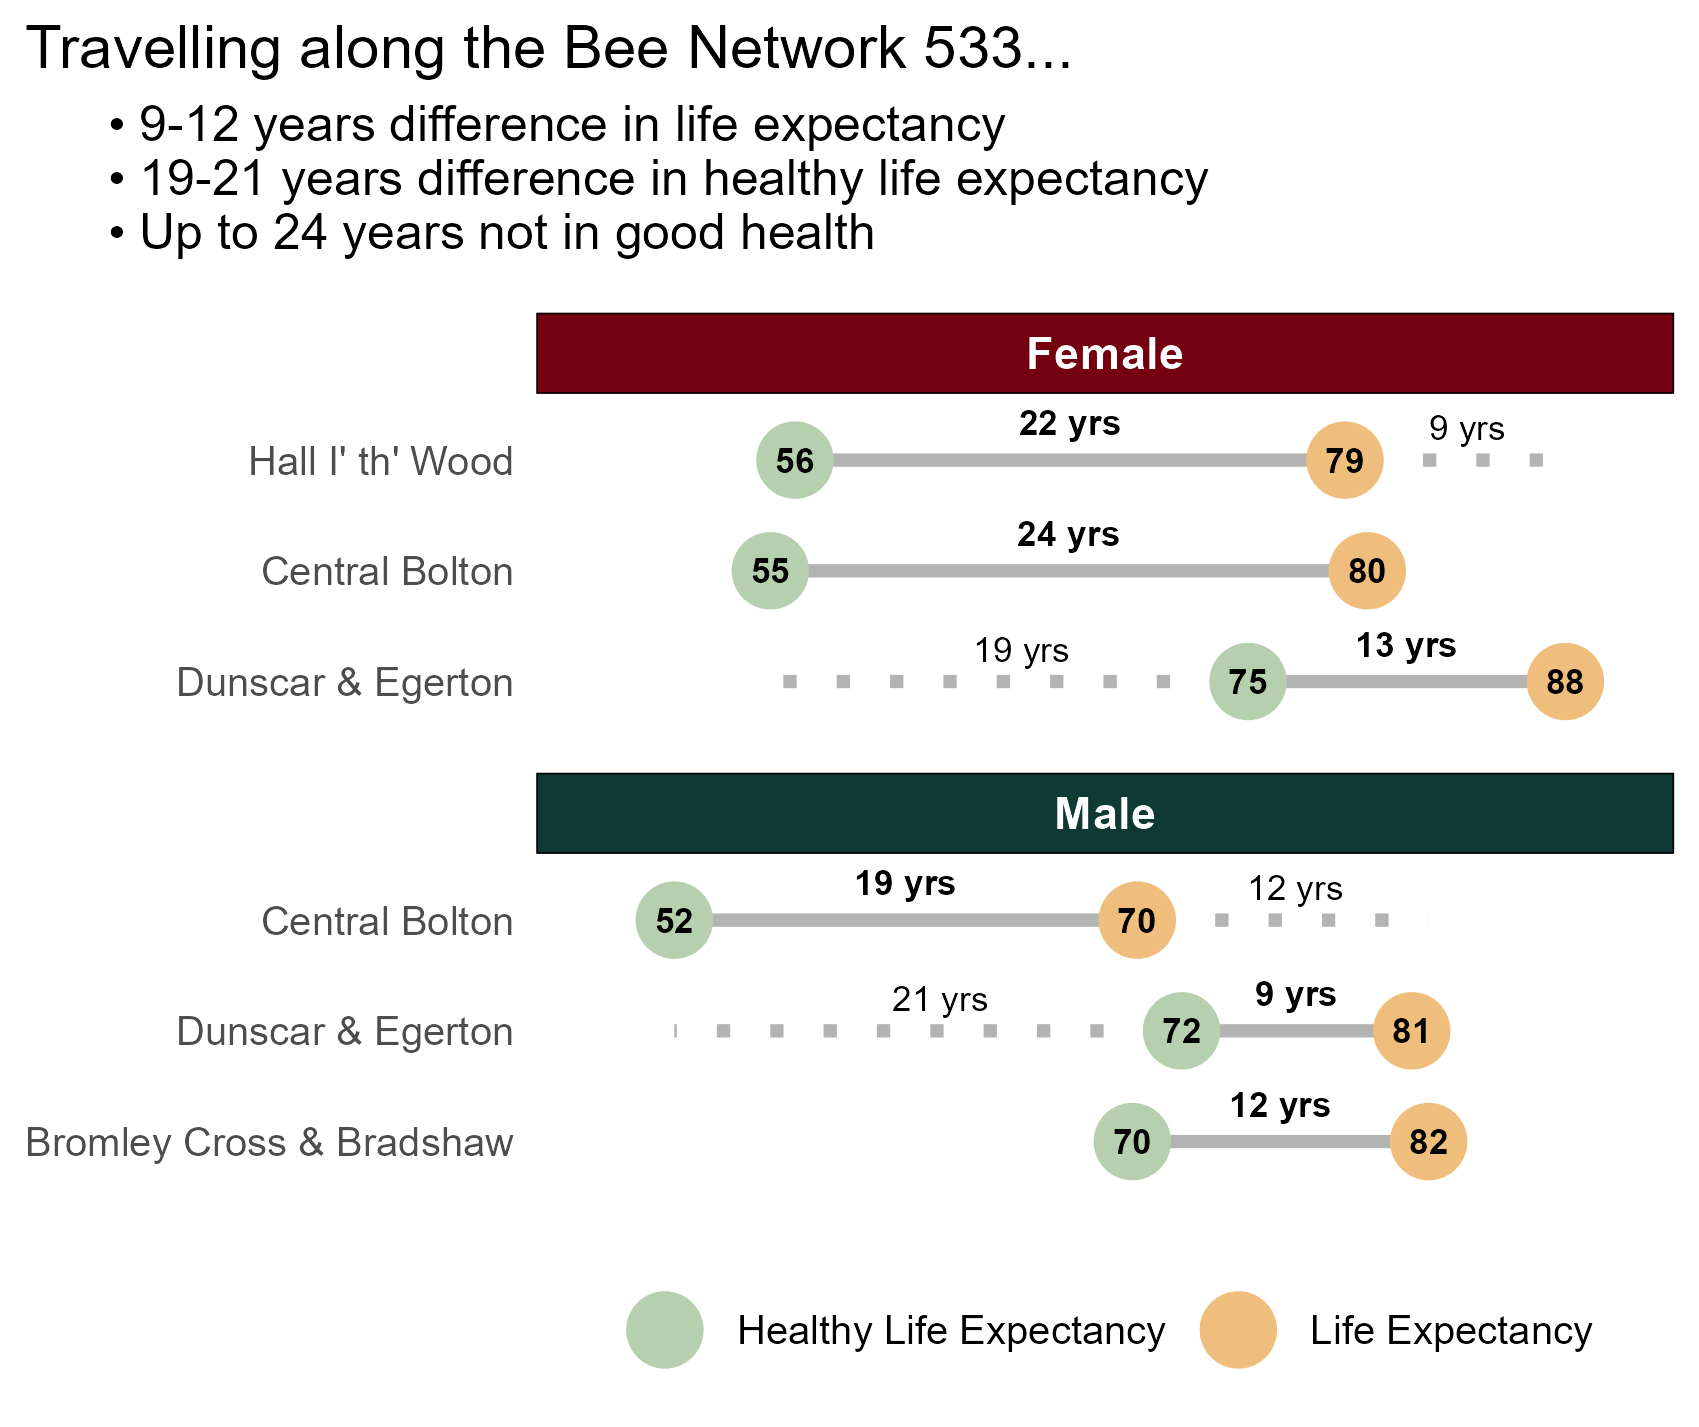

Recreate this plot in R.
library(data.table)
library(dplyr)
library(ggplot2)
library(ggh4x)
library(tidyr)
library(tidytext)
library(forcats)
library(stringr)

# change these 
  wanted_route_num <- "533"
  wanted_route_agency_name <- "Bee Network"
# replace file_location wtih "" if file is in the project location
  file_location <- "C:/users/wilkinsons5/Downloads/"

# download 'stop & route data' from the app https://shanwilkinson2.shinyapps.io/bus_le_hle_app/

wanted_route <- fread(paste0(file_location, "bus_le_hle_full_route_data.csv")) %>%
  filter(route_short_name == wanted_route_num & agency_name == wanted_route_agency_name)

wanted_route_summary <- wanted_route %>%
  group_by(sex, metric, MSOA21CD, area_name) %>%
  summarise(value = max(value)) %>%
  filter(!is.na(value)) %>%
  ungroup() %>%
  group_by(sex, metric) %>%
  mutate(is_extreme = value == max(value) | value == min(value)) %>%
  ungroup() %>%
  group_by(MSOA21CD, area_name, sex) %>%
  mutate(any_extreme = any(is_extreme)) %>%
  ungroup() %>%
  filter(any_extreme == TRUE) %>%
  select(-c(any_extreme, is_extreme, MSOA21CD)) %>%
  # smithills is slighly lower years in poor health for m but only tiny
  filter(!(sex == "Male" & area_name == "Smithills")) %>% 
  pivot_wider(names_from = metric, values_from = value) %>%
  mutate(area_order = reorder_within(area_name, desc(`Life Expectancy`), sex)) %>%
  droplevels()

ext <- wanted_route_summary %>%
  group_by(sex) %>%
  summarise(
    le_row = area_order[which.min(`Life Expectancy`)],
    le_lo = min(`Life Expectancy`), 
    le_hi = max(`Life Expectancy`), 
    hle_row = area_order[which.max(`Healthy Life Expectancy`)],
    hle_lo = min(`Healthy Life Expectancy`),
    hle_hi = max(`Healthy Life Expectancy`)
  )

off <- 1 # gap so the line starts after the dot's value label

  myplot <- 
    ggplot(wanted_route_summary, aes(y = area_order)) +
    # solid bar - difference between LE & HLE  
    geom_segment(aes(x = `Healthy Life Expectancy`, xend = `Life Expectancy`, yend = area_order), 
                 colour = "grey70", linewidth = 1.5) +
    # extender bar LE  
    geom_segment(data = ext, 
                 aes(x = le_lo + off, xend = le_hi, y = le_row, yend = le_row),
                 linetype = "dotted", linewidth = 1.5, colour = "grey70", inherit.aes = FALSE) +
    # extender bar HLE  
    geom_segment(data = ext, 
                 aes(x = hle_hi - off, xend = hle_lo, y = hle_row, yend = hle_row),
                 linetype = "dotted", linewidth = 1.5, colour = "grey70", inherit.aes = FALSE) +  
    # HLE dumbell  
    geom_point(aes(x = `Healthy Life Expectancy`, colour = "Healthy Life Expectancy"), size = 8) +
    # LE dumbell  
    geom_point(aes(x = `Life Expectancy`, colour = "Life Expectancy"), size = 8) +  
    # yrs not in good health value  
    geom_text(aes(x = (`Healthy Life Expectancy` + `Life Expectancy`)/2, label = paste(round(`Years not in good health`), "yrs")),
              vjust = -1, fontface = "bold", size = 3) +
    # HLE value  
    geom_text(aes(x = `Healthy Life Expectancy`, y = area_order, label = round(`Healthy Life Expectancy`)), 
                size = 3, fontface = "bold") +
    # LE value  
    geom_text(aes(x = `Life Expectancy`, y = area_order, label = round(`Life Expectancy`)), 
                size = 3, fontface = "bold") +  
    # inequality in LE value  
    geom_text(data = ext, aes(x= (le_lo + le_hi)/2 + off/2, y = le_row,
                            label = paste(round(le_hi - le_lo), "yrs")),
              vjust = -0.8, size = 3, inherit.aes = FALSE)  +  
    # inequality in HLE value  
    geom_text(data = ext, aes(x= (hle_lo + hle_hi)/2 + off/2, y = hle_row,
                              label = paste(round(hle_hi - hle_lo), "yrs")),
              vjust = -0.8, size = 3, inherit.aes = FALSE)  + 
    scale_x_continuous(limits = c(48, 90)) +
    facet_wrap2(~sex, nrow =2, scales = "free_y", 
               strip = strip_themed(
                 background_x = elem_list_rect(fill = c("#75000F", "#0F3933")), 
                                               text_x = elem_list_text(
                                                 colour = "white", face = "bold", size = 11))
               ) +
    scale_y_reordered() +
    scale_colour_manual(values = c("Healthy Life Expectancy" = "#B6CFAE", 
                                   "Life Expectancy" = "#EFBE7D")) +
    labs(title = paste0("Travelling along the ", wanted_route_agency_name, " ", wanted_route_num, "..."), 
         subtitle = paste0("\u2022 ", 
                          round(min(ext$le_hi - ext$le_lo)),
                          "-",
                          round(max(ext$le_hi - ext$le_lo)),
                          " years difference in life expectancy\n",
                          "\u2022 ", 
                          round(min(ext$hle_hi - ext$hle_lo)),
                          "-",
                          round(max(ext$hle_hi - ext$hle_lo)),
                          " years difference in healthy life expectancy\n",
                          "\u2022 Up to ", 
                          round(max(wanted_route_summary$`Years not in good health`)),
                          " years not in good health\n"
                          ),
         x = "Years", 
         y = NULL, 
         colour = NULL) +
    theme_minimal(base_size = 12)+
    theme(legend.position = "bottom", 
          panel.grid = element_blank(),
          axis.text.x = element_blank(),
          axis.title.x = element_blank(),
          axis.ticks.x = element_blank(),
          plot.title.position = "plot",
          plot.subtitle = element_text(margin = margin (l = 20))
          )

  ggsave(paste0(file_location, "plot.png"), plot = myplot, width = 14.39, height = 12.09, 
         units = "cm", dpi = 300, bg = "white")  
  
